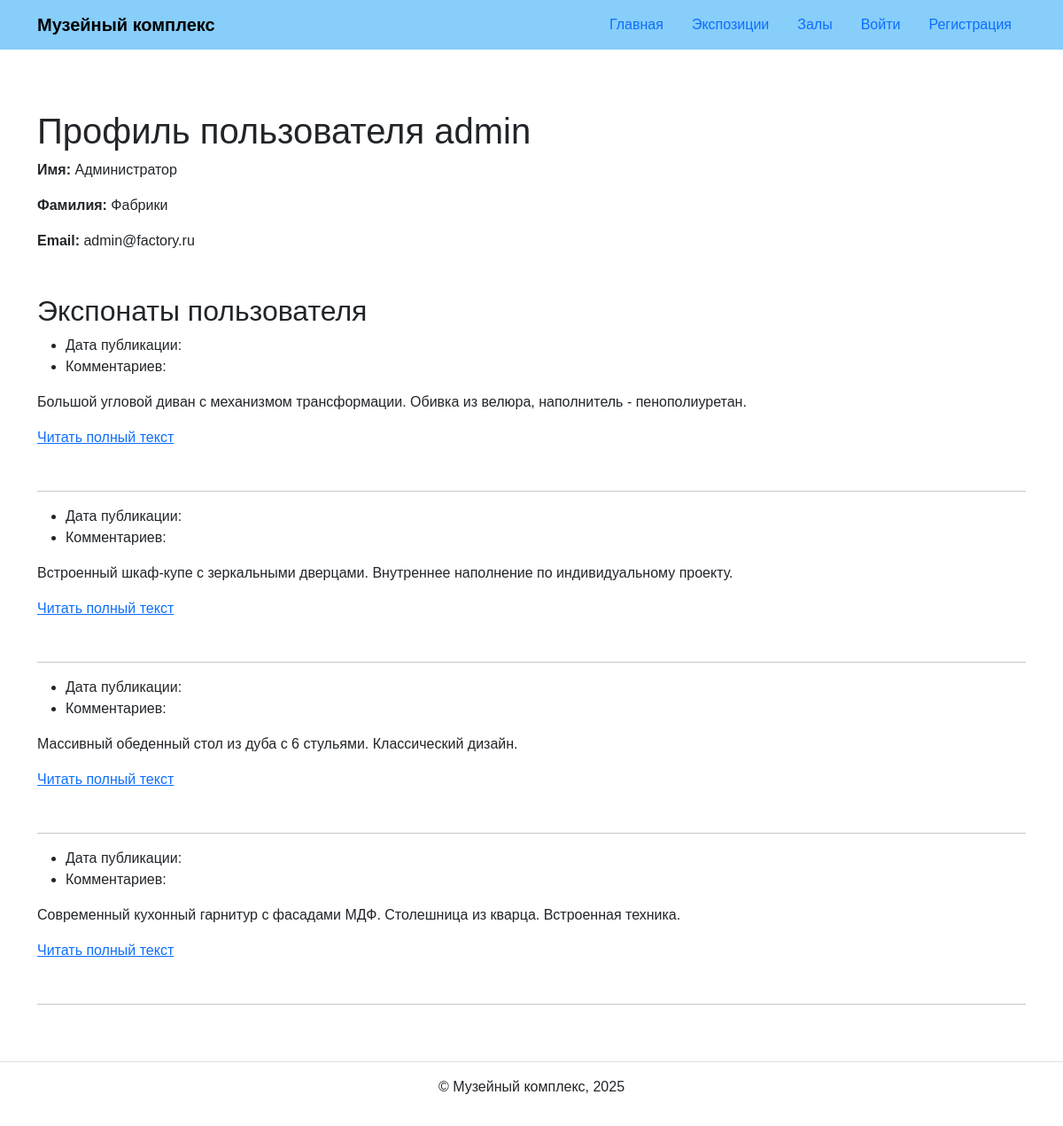
/users/profile/admin/, run on the app's committed database.
### exhibits/models.py (models this page shows, shortened)
class BaseModel(models.Model):
    title = models.CharField(
        'Название',
        max_length=256
    )
    description = models.TextField(
        'Описание',
        blank=True
    )
    created_at = models.DateTimeField(
        'Дата создания',
        auto_now_add=True
    )
    class Meta:
        abstract = True
        ordering = ('title',)

class Order(BaseModel):
    STATUS_CHOICES = [
        ('new', 'Новый'),
        ('in_progress', 'В работе'),
        ('completed', 'Выполнен'),
        ('cancelled', 'Отменен'),
    ]
    PRIORITY_CHOICES = [
        ('low', 'Низкий'),
        ('medium', 'Средний'),
        ('high', 'Высокий'),
        ('urgent', 'Срочный'),
    ]
    customer_name = models.CharField(
        'Имя заказчика',
        max_length=200
    )
    customer_phone = models.CharField(
        'Телефон заказчика',
        max_length=20
    )
    furniture_type = models.ForeignKey(
        FurnitureType,
        on_delete=models.CASCADE,
        related_name='orders',
        verbose_name='Тип мебели'
    )
    workshops = models.ManyToManyField(
        Workshop,
        related_name='orders',
        verbose_name='Цеха для выполнения'
    )
    status = models.CharField(
        'Статус',
        max_length=20,
        choices=STATUS_CHOICES,
        default='new'
    )
    priority = models.CharField(
        'Приоритет',
        max_length=10,
        choices=PRIORITY_CHOICES,
        default='medium'
    )
    deadline = models.DateField(
        'Срок выполнения',
        help_text='Планируемая дата завершения заказа'
    )
    completion_date = models.DateField(
        'Дата фактического выполнения',
        null=True,
        blank=True
    )
    total_cost = models.DecimalField(
        'Общая стоимость',
        max_digits=10,
        decimal_places=2,
        null=True,
        blank=True
    )
    notes = models.TextField(
        'Примечания',
        blank=True
    )
    objects = models.Manager()
    active = ActiveManager()
    class Meta:
        verbose_name = 'Заказ'
        verbose_name_plural = 'Заказы'
        ordering = ('-created_at',)

### users/views.py (the view)
# urls.py: path('profile/<str:username>/', views.profile, name='profile'),
def profile(request, username):
    user = get_object_or_404(User, username=username)
    if request.user == user or request.user.is_superuser:
        order_list = Order.objects.all().annotate(
            workshop_count=Count('workshops')
        )
    else:
        order_list = Order.objects.filter(
        ).annotate(
            workshop_count=Count('workshops')
        )
    paginator = Paginator(order_list, 10)
    page_number = request.GET.get('page')
    page_obj = paginator.get_page(page_number)
    context = {
        'profile_user': user,
        'page_obj': page_obj,
    }
    return render(request, 'users/profile.html', context)

### templates/users/profile.html (shortened to what this page needs)
{% extends 'base.html' %}
{% block content %}
  <h1>Профиль пользователя {{ profile_user.username }}</h1>
  <div class="mb-5">
    <p><strong>Имя:</strong> {{ profile_user.first_name }}</p>
    <p><strong>Фамилия:</strong> {{ profile_user.last_name }}</p>
    <p><strong>Email:</strong> {{ profile_user.email }}</p>
  </div>
  <h2>Экспонаты пользователя</h2>
  {% for exhibit in page_obj %}
    <article class="mb-5">
      <ul>
        <li>
          Дата публикации: {{ exhibit.pub_date|date:"d E Y" }}
        </li>
        <li>
          Комментариев: {{ exhibit.comment_count }}
        </li>
      </ul>
      <p>{{ exhibit.description|truncatewords:30 }}</p>
      <a href="{% url 'exhibits:exhibit_detail' exhibit_id=exhibit.id %}">Читать полный текст</a>
    </article>
    <hr>
  {% endfor %}
{% endblock %}

### templates/base.html (shortened to what this page needs)
<!DOCTYPE html>
<html lang="ru">
  <head>
    {% load static %}
    <link href="https://cdn.jsdelivr.net/npm/bootstrap@5.3.0/dist/css/bootstrap.min.css" rel="stylesheet">
    <link rel="stylesheet" href="{% static 'css/style.css' %}">
  </head>
  <body>
    {% include 'includes/header.html' %}
    <main>
      <div class="container py-5">
        {% block content %}{% endblock %}
      </div>
    </main>
    {% include 'includes/footer.html' %}
  </body>
</html>

### templates/includes/header.html
<header>
  <nav class="navbar navbar-light" style="background-color: lightskyblue">
    <div class="container">
      <a class="navbar-brand" href="{% url 'exhibits:index' %}">
        <strong>Музейный комплекс</strong>
      </a>
      <ul class="nav nav-pills">
        <li class="nav-item">
          <a class="nav-link" href="{% url 'exhibits:index' %}">
            Главная
          </a>
        </li>
        <li class="nav-item">
          <a class="nav-link" href="{% url 'exhibits:exposition_list' %}">
            Экспозиции
          </a>
        </li>
        <li class="nav-item">
          <a class="nav-link" href="{% url 'exhibits:hall_list' %}">
            Залы
          </a>
        </li>
        {% if user.is_authenticated %}
          <li class="nav-item">
            <a class="nav-link" href="{% url 'exhibits:exhibit_create' %}">
              Добавить экспонат
            </a>
          </li>
          <li class="nav-item">
            <a class="nav-link" href="{% url 'users:profile' username=user.username %}">
              Профиль: {{ user.username }}
            </a>
          </li>
          <li class="nav-item">
            <a class="nav-link" href="{% url 'logout' %}">
              Выйти
            </a>
          </li>
        {% else %}
          <li class="nav-item">
            <a class="nav-link" href="{% url 'login' %}">
              Войти
            </a>
          </li>
          <li class="nav-item">
            <a class="nav-link" href="{% url 'signup' %}">
              Регистрация
            </a>
          </li>
        {% endif %}
      </ul>
    </div>
  </nav>
</header>

### templates/includes/footer.html
<footer class="border-top text-center py-3">
  <p>© Музейный комплекс, 2025</p>
</footer>

### static/css/style.css (style rules this page uses)
body { font-family: Arial, sans-serif; }
.navbar { margin-bottom: 20px; }

### data on the page
Order: description "Большой угловой диван с механизмом трансформации. Обивка из велюра, наполнитель - пенополиуретан."
Order: description "Встроенный шкаф-купе с зеркальными дверцами. Внутреннее наполнение по индивидуальному проекту."
Order: description "Массивный обеденный стол из дуба с 6 стульями. Классический дизайн."
Order: description "Современный кухонный гарнитур с фасадами МДФ. Столешница из кварца. Встроенная техника."

### other printed values
{{ profile_user.username }} "admin"
{{ profile_user.first_name }} "Администратор"
{{ profile_user.last_name }} "Фабрики"
{{ profile_user.email }} "admin@factory.ru"
